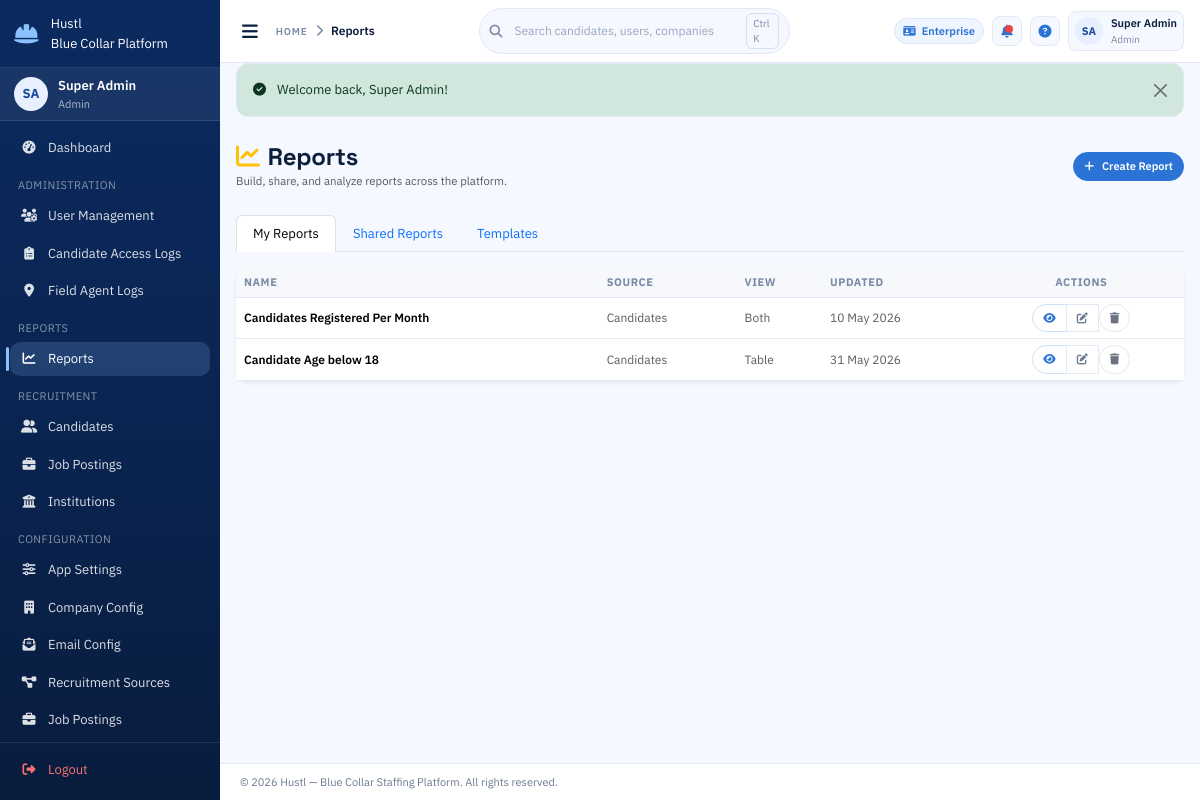
The app's page /reports (signed in) with its own data.
### models/user.py (models this page shows, shortened)
class User(Base):
    __tablename__ = "users"
    id = Column(Integer, primary_key=True, index=True)
    username = Column(String(50), unique=True, nullable=False, index=True)
    email = Column(String(100), unique=True, nullable=False, index=True)
    hashed_password = Column(String(255), nullable=False)
    seed_password = Column(String(255), nullable=True)
    role = Column(Enum(UserRole), nullable=False)
    license_type = Column(Enum(LicenseType), default=LicenseType.BASIC, nullable=False)
    full_name = Column(String(100), nullable=False)
    phone = Column(String(20), nullable=True)
    employee_id = Column(String(50), unique=True, nullable=True, index=True)
    date_of_birth = Column(DateTime, nullable=True)
    gender = Column(String(10), nullable=True)
    address = Column(Text, nullable=True)
    qualification = Column(String(100), nullable=True)
    experience_years = Column(Integer, nullable=True)
    department = Column(String(100), nullable=True)
    emergency_contact = Column(String(100), nullable=True)
    joining_date = Column(DateTime, nullable=True)
    reporting_manager = Column(String(100), nullable=True)
    is_active = Column(Boolean, default=True, nullable=False)
    is_verified = Column(Boolean, default=False, nullable=False)
    created_at = Column(DateTime, default=datetime.utcnow, nullable=False)
    updated_at = Column(DateTime, default=datetime.utcnow, onupdate=datetime.utcnow)
    last_login = Column(DateTime, nullable=True)
    created_by_id = Column(Integer, ForeignKey("users.id"), nullable=True)
    created_by = relationship("User", remote_side=[id], foreign_keys=[created_by_id])
    candidates_registered = relationship(
        "Candidate",
        back_populates="registered_by",
        foreign_keys="Candidate.registered_by_id",
    )

### models/report.py (models this page shows)
class ReportDefinition(Base):
    __tablename__ = "report_definitions"
    id = Column(Integer, primary_key=True, index=True)
    name = Column(String(150), nullable=False)
    description = Column(String(300), nullable=True)
    base_table = Column(String(80), nullable=False)
    selected_columns = Column(Text, nullable=True)
    filters = Column(Text, nullable=True)
    chart_type = Column(String(30), nullable=True)
    chart_x = Column(String(80), nullable=True)
    chart_y = Column(String(80), nullable=True)
    chart_agg = Column(String(20), nullable=True)
    time_field = Column(String(80), nullable=True)
    time_range = Column(String(30), nullable=True)
    time_from = Column(DateTime, nullable=True)
    time_to = Column(DateTime, nullable=True)
    view_mode = Column(String(20), default="both", nullable=False)
    is_template = Column(Boolean, default=False, nullable=False)
    is_active = Column(Boolean, default=True, nullable=False)
    created_by_id = Column(Integer, ForeignKey("users.id"), nullable=True)
    created_at = Column(DateTime, default=datetime.utcnow, nullable=False)
    updated_at = Column(DateTime, default=datetime.utcnow, onupdate=datetime.utcnow)
    created_by = relationship("User")
    shares = relationship("ReportShare", back_populates="report", cascade="all, delete-orphan")

### routers/reports.py (the view)
@router.get("")
async def reports_list(request: Request, db: Session = Depends(get_db)):
    user, redir = require_auth(request, db, *ALLOWED_ROLES)
    if redir:
        return redir
    my_reports = (
        db.query(ReportDefinition)
        .filter(ReportDefinition.created_by_id == user.id, ReportDefinition.is_template == False)
        .all()
    )
    shared_reports = []
    if not is_admin(user):
        shared_reports = (
            db.query(ReportDefinition)
            .join(ReportShare, ReportShare.report_id == ReportDefinition.id)
            .filter(
                ReportDefinition.is_active == True,
                ReportDefinition.is_template == False,
                (ReportShare.role == user.role.value) | (ReportShare.user_id == user.id),
            )
            .distinct()
            .all()
        )
    report_templates = db.query(ReportDefinition).filter(ReportDefinition.is_template == True).all()
    ctx = build_template_context(
        request, db,
        my_reports=my_reports,
        shared_reports=shared_reports,
        templates=report_templates,
        page_title="Reports",
        is_admin=is_admin(user),
        can_create_reports=user.role.value in CREATOR_ROLES,
    )
    try:
        return templates.TemplateResponse("reports/list.html", ctx)
    except Exception as exc:
        import traceback
        traceback.print_exc()
        raise

### templates/reports/list.html (shortened to what this page needs)
{% extends "base.html" %}
{% block content %}
<div class="d-flex justify-content-between align-items-center mb-4">
  <div>
    <h4 class="fw-bold mb-0"><i class="fas fa-chart-line text-warning me-2"></i>Reports</h4>
    <small class="text-muted">Build, share, and analyze reports across the platform.</small>
  </div>
  {% if can_create_reports %}
  <a href="/reports/new" class="btn btn-warning fw-semibold">
    <i class="fas fa-plus me-2"></i>Create Report
  </a>
  {% endif %}
</div>
<ul class="nav nav-tabs mb-3">
  <li class="nav-item">
    <button class="nav-link active" data-bs-toggle="tab" data-bs-target="#myReports" type="button">My Reports</button>
  </li>
  <li class="nav-item">
    <button class="nav-link" data-bs-toggle="tab" data-bs-target="#sharedReports" type="button">Shared Reports</button>
  </li>
  <li class="nav-item">
    <button class="nav-link" data-bs-toggle="tab" data-bs-target="#templates" type="button">Templates</button>
  </li>
</ul>
<div class="tab-content">
  <div class="tab-pane fade show active" id="myReports">
    <div class="card border-0 shadow-sm">
      <div class="card-body p-0">
        <div class="table-responsive">
          <table class="table table-hover align-middle mb-0">
            <thead class="table-light">
              <tr>
                <th>Name</th>
                <th>Source</th>
                <th>View</th>
                <th>Updated</th>
                <th class="text-center">Actions</th>
              </tr>
            </thead>
            <tbody>
              {% for r in my_reports %}
              <tr class="js-row-link" data-href="/reports/{{ r.id }}">
                <td class="fw-semibold">{{ r.name }}</td>
                <td class="text-muted small">{{ r.base_table.replace('_',' ').title() }}</td>
                <td class="text-muted small">{{ r.view_mode | title }}</td>
                <td class="text-muted small">{{ r.updated_at.strftime('%d %b %Y') if r.updated_at else '' }}</td>
                <td class="text-center">
                  <div class="btn-group btn-group-sm">
                    <a href="/reports/{{ r.id }}" class="btn btn-outline-primary" title="Open">
                      <i class="fas fa-eye"></i>
                    </a>
                    {% if is_admin or (current_user and current_user.role.value == 'manager') %}
                    <a href="/reports/{{ r.id }}/edit" class="btn btn-outline-secondary" title="Edit">
                      <i class="fas fa-edit"></i>
                    </a>
                    <form method="POST" action="/reports/{{ r.id }}/delete" onsubmit="return confirm('Delete this report?')">
                      <button type="submit" class="btn btn-outline-danger" title="Delete">
                        <i class="fas fa-trash"></i>
                      </button>
                    </form>
                    {% endif %}
                  </div>
                </td>
              </tr>
              {% else %}
              <tr>
                <td colspan="5" class="text-center text-muted py-4">No reports created yet.</td>
              </tr>
              {% endfor %}
            </tbody>
          </table>
        </div>
      </div>
    </div>
  </div>
</div>
{% endblock %}

### templates/base.html (shortened to what this page needs)
<!DOCTYPE html>
<html lang="en">
<head>
  <link href="https://cdn.jsdelivr.net/npm/bootstrap@5.3.2/dist/css/bootstrap.min.css" rel="stylesheet" />
  <link href="https://cdnjs.cloudflare.com/ajax/libs/font-awesome/6.5.0/css/all.min.css" rel="stylesheet" />
  <link href="/static/css/style.css" rel="stylesheet" />
</head>
<body class="si-app">
  <aside id="sidebar" class="si-sidebar">
    <div class="si-brand">
      <i class="fas fa-hard-hat si-brand-icon"></i>
      <div>
        <div class="si-brand-name">Hustl</div>
        <div class="si-brand-sub">Blue Collar Platform</div>
      </div>
    </div>
    {% if current_user %}
    <div class="si-user-card">
      <div class="si-avatar">{{ current_user.initials }}</div>
      <div class="si-user-info">
        <div class="si-user-name">{{ current_user.full_name }}</div>
        <div class="si-user-role">{{ current_user.role_display }}</div>
      </div>
    </div>
    {% endif %}
    <nav class="si-nav">
      <a class="si-nav-link {% if request.url.path == '/dashboard' %}active{% endif %}"
         href="/dashboard">
        <i class="fas fa-tachometer-alt"></i><span>Dashboard</span>
      </a>
      {% if current_user and current_user.role.value == 'institution' %}
      <div class="si-nav-section">Institution</div>
      <a class="si-nav-link {% if '/institutions/students' in request.url.path %}active{% endif %}"
         href="/institutions/students">
        <i class="fas fa-user-graduate"></i><span>Current Students</span>
      </a>
      <a class="si-nav-link {% if request.url.path == '/institutions/past-students' %}active{% endif %}"
         href="/institutions/past-students">
        <i class="fas fa-user-clock"></i><span>Past Students</span>
      </a>
      <div class="si-nav-section">Bulk Upload</div>
      <a class="si-nav-link {% if request.url.path == '/institutions/bulk-upload' %}active{% endif %}"
         href="/institutions/bulk-upload">
        <i class="fas fa-file-upload"></i><span>Bulk Upload to Layam</span>
      </a>
      {% else %}
      {% if current_user and current_user.role.value == 'admin' %}
      <div class="si-nav-section">Administration</div>
      <a class="si-nav-link {% if '/admin/users' in request.url.path %}active{% endif %}"
         href="/admin/users">
        <i class="fas fa-users-cog"></i><span>User Management</span>
      </a>
      <a class="si-nav-link {% if request.url.path == '/admin/candidate-access-logs' %}active{% endif %}"
         href="/admin/candidate-access-logs">
        <i class="fas fa-clipboard-list"></i><span>Candidate Access Logs</span>
      </a>
      <a class="si-nav-link {% if '/admin/field-agent-locations' in request.url.path %}active{% endif %}"
         href="/admin/field-agent-locations">
        <i class="fas fa-location-dot"></i><span>Field Agent Logs</span>
      </a>
      {% endif %}
      {% if current_user %}
      <div class="si-nav-section">Reports</div>
      <a class="si-nav-link {% if '/reports' in request.url.path %}active{% endif %}"
         href="/reports">
        <i class="fas fa-chart-line"></i><span>Reports</span>
      </a>
      {% endif %}
      {% if current_user and current_user.role.value in ['admin','manager','recruiter','field_agent'] %}
      <div class="si-nav-section">Recruitment</div>
      <a class="si-nav-link {% if '/candidates' in request.url.path %}active{% endif %}"
         href="/candidates">
        <i class="fas fa-user-friends"></i><span>Candidates</span>
      </a>
      <a class="si-nav-link {% if '/jobs' in request.url.path %}active{% endif %}"
         href="/jobs">
        <i class="fas fa-briefcase"></i><span>Job Postings</span>
      </a>
      {% endif %}
      {% if current_user and current_user.role.value in ['admin','employer'] %}
      <a class="si-nav-link {% if '/institutions' in request.url.path %}active{% endif %}"
         href="/institutions">
        <i class="fas fa-university"></i><span>Institutions</span>
      </a>
      {% endif %}
      {% if current_user and current_user.role.value in ['admin','employer'] %}
      <div class="si-nav-section">Configuration</div>
      {% if current_user.role.value == 'admin' %}
      <a class="si-nav-link {% if request.url.path == '/config/app' %}active{% endif %}"
         href="/config/app">
        <i class="fas fa-sliders-h"></i><span>App Settings</span>
      </a>
      {% endif %}
      <a class="si-nav-link {% if request.url.path == '/config/company' %}active{% endif %}"
         href="/config/company">
        <i class="fas fa-building"></i><span>Company Config</span>
      </a>
      <a class="si-nav-link {% if request.url.path == '/config/email' %}active{% endif %}"
         href="/config/email">
        <i class="fas fa-envelope-open-text"></i><span>Email Config</span>
      </a>
      <a class="si-nav-link {% if '/config/recruitment-sources' in request.url.path %}active{% endif %}"
         href="/config/recruitment-sources">
        <i class="fas fa-project-diagram"></i><span>Recruitment Sources</span>
      </a>
      <a class="si-nav-link {% if '/jobs' in request.url.path %}active{% endif %}"
         href="/jobs">
        <i class="fas fa-briefcase"></i><span>Job Postings</span>
      </a>
      <a class="si-nav-link {% if '/config/job-profiles' in request.url.path %}active{% endif %}"
         href="/config/job-profiles">
      </a>
      {% endif %}
      {% endif %}
    </nav>
    <div class="si-sidebar-footer">
      <a class="si-nav-link si-logout" href="/logout">
        <i class="fas fa-sign-out-alt"></i><span>Logout</span>
      </a>
    </div>
  </aside>
  <div id="main" class="si-main">
    <header class="si-topbar">
      <div class="si-topbar-left">
        <button class="si-toggle-btn" id="sidebarToggle" title="Toggle sidebar">
          <i class="fas fa-bars"></i>
        </button>
        <div class="si-breadcrumb">
          <span class="si-breadcrumb-label">Home</span>
          <i class="fas fa-chevron-right"></i>
          <span class="si-breadcrumb-current">{{ page_title or 'Dashboard' }}</span>
        </div>
      </div>
      <div class="si-topbar-center">
        <div class="si-search">
          <i class="fas fa-search"></i>
          <input type="text" placeholder="Search candidates, users, companies" />
          <span class="si-search-kbd">Ctrl K</span>
        </div>
      </div>
      <div class="si-topbar-right">
        {% if current_user %}
        <span class="si-chip si-license-badge">
          <i class="fas fa-id-card"></i>
          {{ current_user.license_type.value | title }}
        </span>
        <button class="si-icon-btn" title="Notifications">
          <span class="si-dot"></span>
        </button>
        <button class="si-icon-btn" title="Help">
          <i class="fas fa-circle-question"></i>
        </button>
        <div class="si-profile">
          <div class="si-avatar-sm">{{ current_user.initials }}</div>
          <div class="si-profile-meta">
            <div class="si-profile-name">{{ current_user.full_name }}</div>
            <div class="si-profile-role">{{ current_user.role_display }}</div>
          </div>
        </div>
        {% endif %}
      </div>
    </header>
    <div class="si-flash-zone">
      {% for msg in flash_messages %}
      <div class="alert alert-{{ 'danger' if msg.category == 'error' else msg.category }} alert-dismissible fade show si-alert" role="alert">
        {% if msg.category == 'success' %}<i class="fas fa-check-circle me-2"></i>
        {% elif msg.category == 'danger' %}<i class="fas fa-exclamation-circle me-2"></i>
        {% elif msg.category == 'warning' %}<i class="fas fa-exclamation-triangle me-2"></i>
        {% else %}<i class="fas fa-info-circle me-2"></i>{% endif %}
        {{ msg.message }}
        <button type="button" class="btn-close" data-bs-dismiss="alert"></button>
      </div>
      {% endfor %}
    </div>
    <main class="si-content">
      {% block content %}{% endblock %}
    </main>
    <footer class="si-footer">
      &copy; 2026 Hustl &mdash; Blue Collar Staffing Platform. All rights reserved.
    </footer>
  </div>
</body>
</html>

### records on screen
User: initials "SA", full_name "Super Admin", role_display "Admin", license_type.value "Enterprise"
ReportDefinition: name "Candidates Registered Per Month", base_table.replace "Candidates", view_mode "Both", updated_at "10 May 2026"
ReportDefinition: name "Candidate Age below 18", base_table.replace "Candidates", view_mode "Table", updated_at "31 May 2026"

### other values on screen
{{ page_title or 'Dashboard' }} "Reports"
{{ msg.message }} "Welcome back, Super Admin!"
